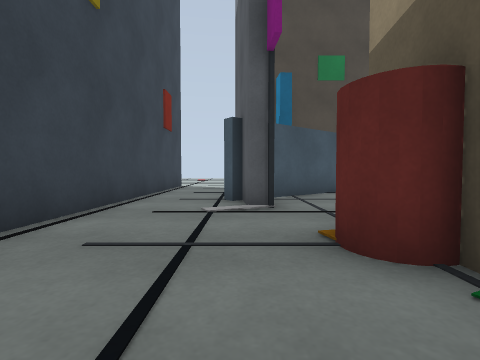
[1] (above)

16 first-person views from a walk through a robot-simulator world made for Gazebo. The camera is 0.72 m above the floor, tilts 2° down and sees 85° across. The floor is counted in squares, 1 m on a side. Each view is taken from the middle of a square. On the plan, view 1 faces up. The plan holds only what a view shows up to about 9 squares ahead; the rest is blank. The place goes on beyond the plan. The robots in the file are not drawn.

[2]
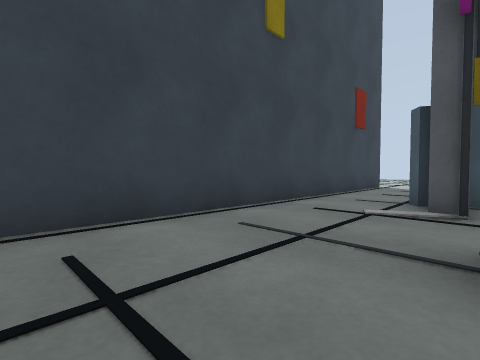

[3]
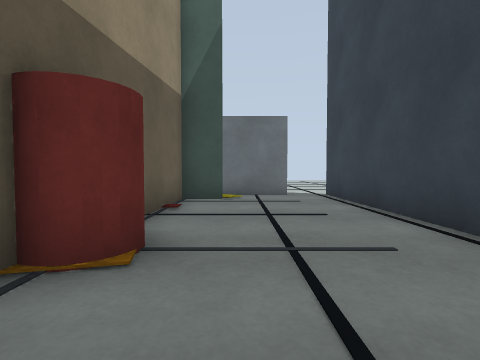

[4]
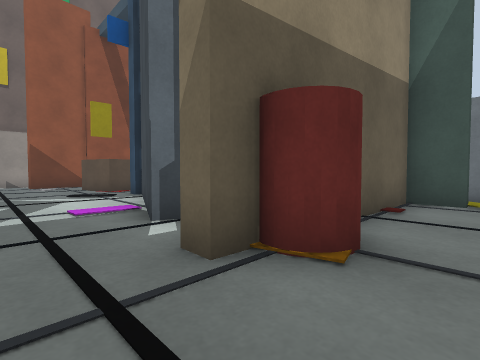

[5]
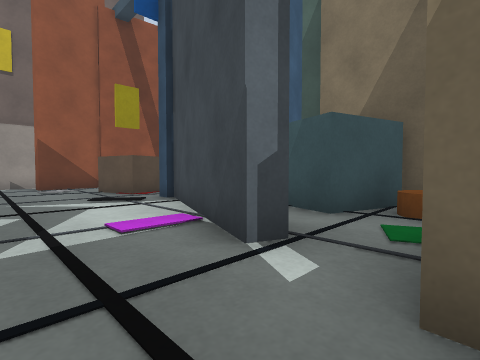

[6]
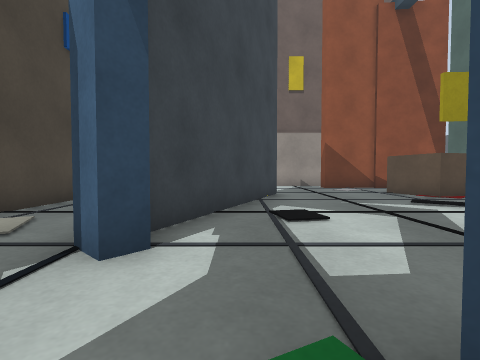

[7]
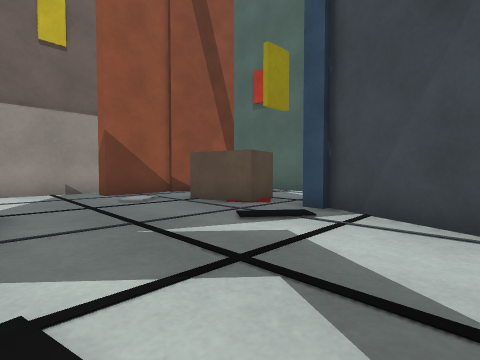

[8]
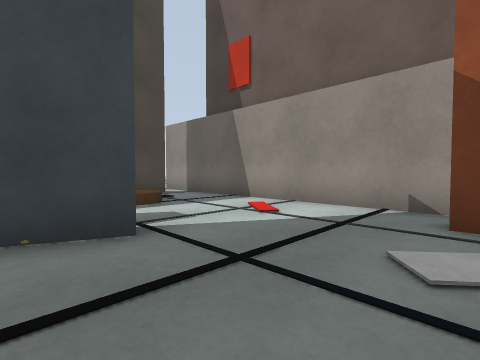

[9]
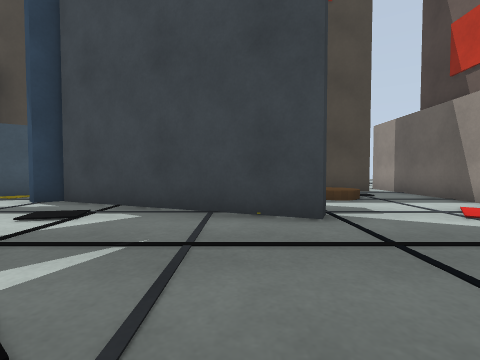

[10]
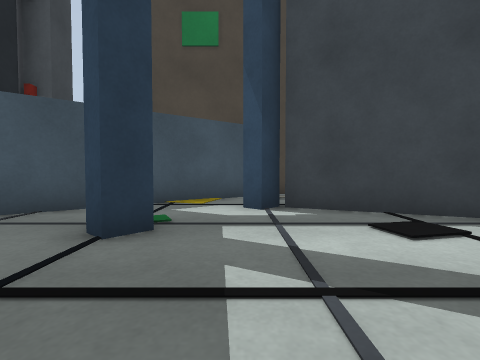

[11]
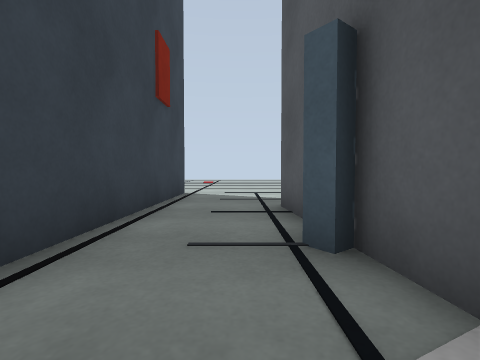

[12]
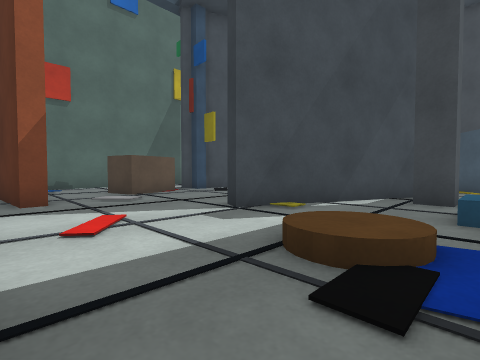

[13]
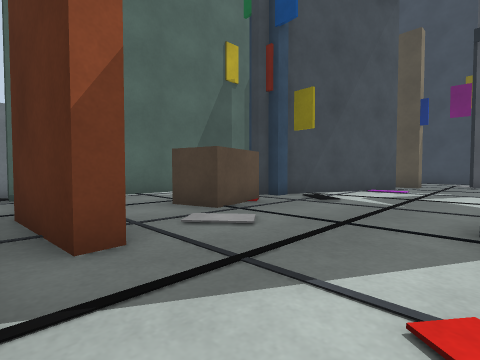

[14]
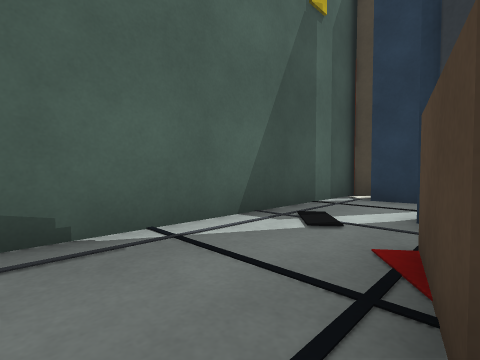

[15]
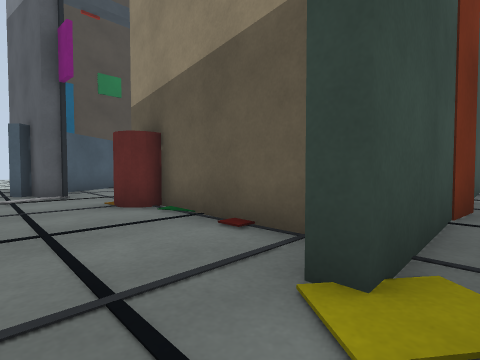

[16]
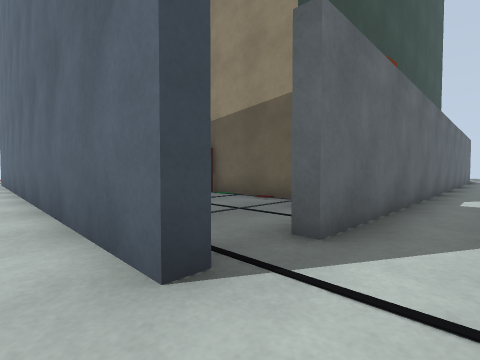

### Floor plan
Points are (right, up) in squares from view 1. A wall is a line through its corners. A room is listed if a view was taken in it or the views show most of it. See-through windows are left out.
Room 1 (views 1, 2, 3, 4, 11, 15)
walls: (0.2, 5.1) (0.1, 6.5); (-0.1, 6.1) (-0.4, 6.5); (0, 7.8) (-0.2, 9.3); (0.5, -2.5) (0.5, -2.1) (1.5, -2.1) (1.8, 3.6); (-1.5, -3.7) (-1.5, -3.3) (0.6, -3.3); (-2.8, 10.5) (-2.8, -3.5)
ways out: opening at (0.5, 4.5) to room 2; opening at (-2, -4) to room 4; opening at (0, 10); opening at (1, -3)
objects: red cylinder (1, 2) to (1, 3)
Room 2 (views 5, 6, 7, 8, 9, 10, 12, 13)
walls: (6.6, 8.3) (11.4, 6.3) (11.2, 5.8) (5.9, 8.1); (10, 1.7) (11.7, 2.1); (14, 3.4) (14.4, 3.5) (14.6, 1); (5.2, 10.3) (1.5, 7.5); (3.5, 2.6) (3.8, 3.2) (8.5, 1.2); (15.3, 3.1) (15.3, 10.5); (1.8, 3.6) (2.3, 3.6); (0.7, 5.2) (0.2, 5.1); (3.4, -1.1) (4, 0.8); (3.1, -1.5) (3.8, -1.5)
ways out: opening at (0.5, 4.5) to room 1; opening at (13, 1.5) to room 3; opening at (15, -1)
objects: yellow box (1, 7); dark grey box (1, 8); grey post (1, 9); orange cylinder (3, 0); blue post (3, 6) to (4, 6); blue post (5, 8); grey post (8, 9); yellow box (9, 2); blue box (10, 10); brown cylinder (13, 9)
Room 3 (view 14)
walls: (11.7, 2.1) (12, 0.9) (10.3, 0.5) (10, 1.7); (6.2, -0.2) (6.3, -1.3); (14.2, 1.3) (14, 3.4); (5, -2.1) (14.5, -2.1)
ways out: opening at (13, 1.5) to room 2
objects: blue box (9, 0) to (9, 1)
Room 4 (view 16)
walls: (7.5, -3.7) (-1.5, -3.7); (-2.8, -3.5) (-3.2, -3.5) (-3.2, 7)
ways out: opening at (-2, -4) to room 1

Where each view was taken, in squares from view 1:
view 1: 0 up, 0 right, facing up
view 2: 0 up, 1 right, facing up-left
view 3: 5 up, 0 right, facing down
view 4: 5 up, 0 right, facing down-right
view 5: 5 up, 2 right, facing down-right
view 6: 7 up, 3 right, facing right
view 7: 6 up, 6 right, facing down-right
view 8: 3 up, 10 right, facing up-right
view 9: 2 up, 10 right, facing up
view 10: 3 up, 5 right, facing up
view 11: 4 up, 1 left, facing up
view 12: 10 up, 15 right, facing down-left
view 13: 6 up, 15 right, facing down-left
view 14: 1 up, 13 right, facing down-left
view 15: 3 down, 1 left, facing up-right
view 16: 5 down, 4 left, facing up-right
